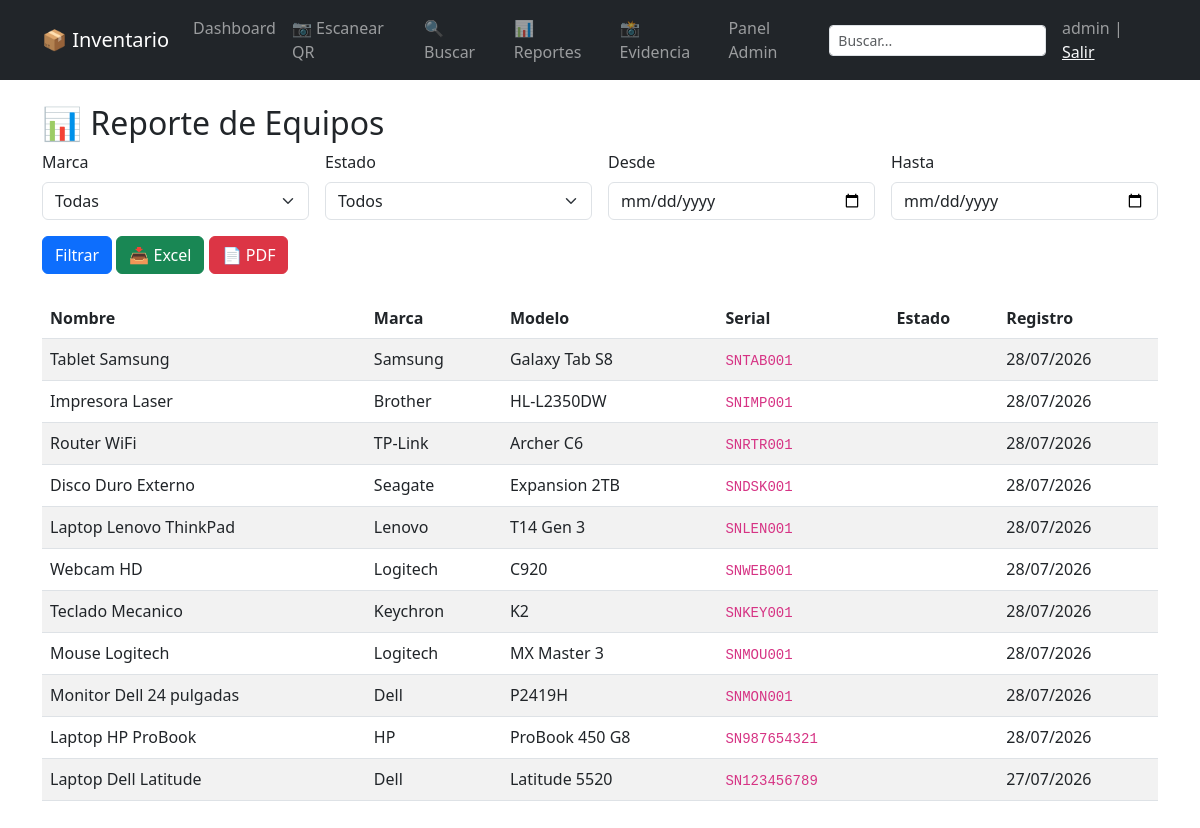
The app's page /reportes/equipos/ (signed in) with its own data.
### inventario/models.py (models this page shows, shortened)
class Equipo(models.Model):
    ESTADOS = [
        ('disponible', 'Disponible'),
        ('asignado', 'Asignado'),
        ('en_reparacion', 'En Reparacion'),
        ('dado_de_baja', 'Dado de Baja'),
    ]
    uuid = models.UUIDField(default=uuid.uuid4, editable=False)
    nombre = models.CharField(max_length=200)
    marca = models.CharField(max_length=100, blank=True)
    modelo = models.CharField(max_length=100, blank=True)
    serial = models.CharField(max_length=100, unique=True)
    descripcion = models.TextField(blank=True)
    estado = FSMField(default='disponible', choices=ESTADOS, protected=True)
    sucursal = models.ForeignKey(Sucursal, on_delete=models.SET_NULL, blank=True, null=True, related_name='equipos')
    fecha_registro = models.DateTimeField(auto_now_add=True)
    fecha_fin_garantia = models.DateField(blank=True, null=True)
    foto = models.ImageField(upload_to='equipos/', blank=True, null=True)
    qr_code = models.ImageField(upload_to='qrs/', blank=True, null=True)
    history = HistoricalRecords()
    class Meta:
        ordering = ['-fecha_registro']
        verbose_name = 'Equipo'
        verbose_name_plural = 'Equipos'

### inventario/views.py (the view, shortened to what this page needs)
# urls.py: path('reportes/equipos/', views.reporte_equipos, name='reporte_equipos'),
@staff_member_required
def reporte_equipos(request):
    equipos = Equipo.objects.all()
    marca = request.GET.get('marca', '')
    estado = request.GET.get('estado', '')
    fecha_desde = request.GET.get('fecha_desde', '')
    fecha_hasta = request.GET.get('fecha_hasta', '')
    if marca:
        equipos = equipos.filter(marca__icontains=marca)
    if estado:
        equipos = equipos.filter(estado=estado)
    if fecha_desde:
        equipos = equipos.filter(fecha_registro__date__gte=fecha_desde)
    if fecha_hasta:
        equipos = equipos.filter(fecha_registro__date__lte=fecha_hasta)
    marcas = Equipo.objects.exclude(marca='').values_list('marca', flat=True).distinct()
    return render(request, 'inventario/reporte_equipos.html', {
        'equipos': equipos,
        'marcas': marcas,
        'filtros': request.GET
    })

### templates/inventario/reporte_equipos.html (shortened to what this page needs)
{% extends "base.html" %}
{% block content %}
<div class="container py-4">
  <h2>📊 Reporte de Equipos</h2>
  <form method="get" class="row g-3 mb-4">
    <div class="col-md-3">
      <label class="form-label">Marca</label>
      <select name="marca" class="form-select">
        <option value="">Todas</option>
      </select>
    </div>
    <div class="col-md-3">
      <label class="form-label">Estado</label>
      <select name="estado" class="form-select">
        <option value="">Todos</option>
      </select>
    </div>
    <div class="col-md-3">
      <label class="form-label">Desde</label>
      <input type="date" name="fecha_desde" class="form-control" value="{{ filtros.fecha_desde }}">
    </div>
    <div class="col-md-3">
      <label class="form-label">Hasta</label>
      <input type="date" name="fecha_hasta" class="form-control" value="{{ filtros.fecha_hasta }}">
    </div>
    <div class="col-12">
      <button type="submit" class="btn btn-primary">Filtrar</button>
      <a href="?exportar=excel" class="btn btn-success">📥 Excel</a>
      <a href="?exportar=pdf" class="btn btn-danger">📄 PDF</a>
    </div>
  </form>
  <table class="table table-striped">
    <thead><tr><th>Nombre</th><th>Marca</th><th>Modelo</th><th>Serial</th><th>Estado</th><th>Registro</th></tr></thead>
    <tbody>
      {% for e in equipos %}
      <tr>
        <td>{{ e.nombre }}</td>
        <td>{{ e.marca }}</td>
        <td>{{ e.modelo }}</td>
        <td><code>{{ e.serial }}</code></td>
        <td><span class="badge bg-{% if e.estado == 'disponible' %}success{% elif e.estado == 'asignado' %}primary{% elif e.estado == 'en_reparacion' %}warning{% else %}secondary{% endif %}">{{ e.get_estado_display }}</span></td>
        <td>{{ e.fecha_registro|date:"d/m/Y" }}</td>
      </tr>
      {% empty %}
      <tr><td colspan="6" class="text-center text-muted">Sin resultados</td></tr>
      {% endfor %}
    </tbody>
  </table>
</div>
{% endblock %}

### templates/base.html (shortened to what this page needs)
<!DOCTYPE html>
<html lang="es">
<head>
  <link href="https://cdn.jsdelivr.net/npm/bootstrap@5.3.0/dist/css/bootstrap.min.css" rel="stylesheet">
</head>
<body>
  <nav class="navbar navbar-expand-lg navbar-dark bg-dark">
    <div class="container">
      <a class="navbar-brand" href="{% url 'dashboard' %}">📦 Inventario</a>
      <div class="collapse navbar-collapse" id="navbarNav">
        <ul class="navbar-nav me-auto">
          <li class="nav-item"><a class="nav-link" href="{% url 'dashboard' %}">Dashboard</a></li>
          <li class="nav-item"><a class="nav-link" href="{% url 'escanear_qr' %}">📷 Escanear QR</a></li>
          <li class="nav-item"><a class="nav-link" href="{% url 'busqueda_global' %}">🔍 Buscar</a></li>
          <li class="nav-item"><a class="nav-link" href="{% url 'reporte_equipos' %}">📊 Reportes</a></li>
          <li class="nav-item"><a class="nav-link" href="{% url 'subir_evidencia' %}">📸 Evidencia</a></li>
          <li class="nav-item"><a class="nav-link" href="/admin/">Panel Admin</a></li>
        </ul>
        <form class="d-flex me-3" action="{% url 'busqueda_global' %}" method="get">
          <input class="form-control form-control-sm" type="search" name="q" placeholder="Buscar..." aria-label="Search">
        </form>
        <span class="navbar-text">
          {% if user.is_authenticated %}{{ user.username }} | <a href="/admin/logout/" class="text-light">Salir</a>{% else %}<a href="/admin/login/" class="text-light">Ingresar</a>{% endif %}
        </span>
      </div>
    </div>
  </nav>
  {% block content %}{% endblock %}
</body>
</html>

### records on screen
Equipo: nombre "Tablet Samsung", marca "Samsung", modelo "Galaxy Tab S8", serial "SNTAB001", fecha_registro "28/07/2026"
Equipo: nombre "Impresora Laser", marca "Brother", modelo "HL-L2350DW", serial "SNIMP001", fecha_registro "28/07/2026"
Equipo: nombre "Router WiFi", marca "TP-Link", modelo "Archer C6", serial "SNRTR001", fecha_registro "28/07/2026"
Equipo: nombre "Disco Duro Externo", marca "Seagate", modelo "Expansion 2TB", serial "SNDSK001", fecha_registro "28/07/2026"
Equipo: nombre "Laptop Lenovo ThinkPad", marca "Lenovo", modelo "T14 Gen 3", serial "SNLEN001", fecha_registro "28/07/2026"
Equipo: nombre "Webcam HD", marca "Logitech", modelo "C920", serial "SNWEB001", fecha_registro "28/07/2026"
Equipo: nombre "Teclado Mecanico", marca "Keychron", modelo "K2", serial "SNKEY001", fecha_registro "28/07/2026"
Equipo: nombre "Mouse Logitech", marca "Logitech", modelo "MX Master 3", serial "SNMOU001", fecha_registro "28/07/2026"
Equipo: nombre "Monitor Dell 24 pulgadas", marca "Dell", modelo "P2419H", serial "SNMON001", fecha_registro "28/07/2026"
Equipo: nombre "Laptop HP ProBook", marca "HP", modelo "ProBook 450 G8", serial "SN987654321", fecha_registro "28/07/2026"
Equipo: nombre "Laptop Dell Latitude", marca "Dell", modelo "Latitude 5520", serial "SN123456789", fecha_registro "27/07/2026"

### other values on screen
{{ user.username }} "admin"
